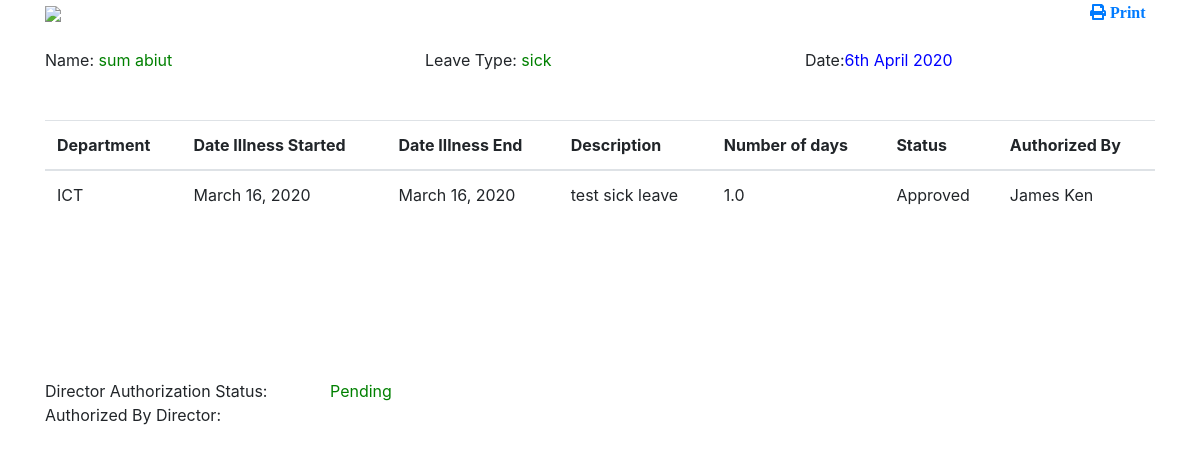
Screenshot of /1/sick_leave (signed in) with the database file from the repository.
### login/models.py (models this page shows, shortened)
class SickLeave(models.Model):
    user = models.ForeignKey(User, default='', on_delete=models.CASCADE)
    sick_leave_balances = models.ManyToManyField(Sick_leave_balance)
    leave = (
        ('sick', 'sick'),
    )
    Leave_type = models.CharField(max_length=100, choices=leave, blank=False, default='sick')
    dp = (
        ('Finance', 'Finance'),
        ('ICT', 'ICT'),
        ('Research', 'Research'),
        ('Marketing', 'Marketing'),
    )
    Todays_Date = models.DateField(null=True, blank=False)
    department = models.CharField(max_length=100, choices=dp, blank=False, )
    Date_illness_began = models.DateField(null=True, blank=False)
    Date_illness_end = models.DateField(null=True, blank=False)
    Total_working_days = models.FloatField(null=True, blank=False)
    Brief_explanation_of_illness = models.TextField(max_length=1000, null=True, blank=False)
    medical_certification = models.FileField(upload_to='medical_sick_sheet/pdf/')
    Aut = (
        ('Pending', 'Pending'),
        ('Approved', 'Approved'),
        ('Rejected', 'Rejected'),
    )
    Manager_Authorization_Status = models.CharField(max_length=100, choices=Aut, default='Pending', blank=False)
    Authorized_by_Manager = models.CharField(max_length=100, default='', blank=False)
    Authorised_Date = models.DateField(null=True, blank=False)
    DirAuth = (
        ('Pending', 'Pending'),
        ('Approved', 'Approved'),
        ('Rejected', 'Rejected'),
    )
    Director_Authorization_Status = models.CharField(max_length=100, choices=DirAuth, default='Pending', blank=False)
    Authorized_by_Director = models.CharField(max_length=100, default='', blank=False)
    Date_Authorized = models.DateField(null=True, blank=False)
    arc = (
        ('', ''),
        ('Archived', 'Archived'),
    )
    Archived = models.CharField(max_length=100, choices=arc, default='', blank=False)

### Hr_office/views.py (the view)
# urls.py: path(r'<int:staff_id>/sick_leave', views.display_sick_leave_by_id, name='display_sick_leave_by_id'),
@login_required(login_url='home')
def display_sick_leave_by_id(request, staff_id):
    display_sick = SickLeave.objects.filter(id=staff_id)
    return render(request, 'display_sick_leave_report.html', {'display_sick': display_sick})

### Hr_office/templates/display_sick_leave_report.html (shortened to what this page needs)
<!DOCTYPE html>
<html lang="en">
<head>
    <link rel="stylesheet" href="https://maxcdn.bootstrapcdn.com/bootstrap/4.0.0/css/bootstrap.min.css">
    <link rel="stylesheet" href="https://use.fontawesome.com/releases/v5.7.0/css/all.css">
</head>
<body>
<div class="container">
    <div class="row">
        <div class=" col-md-11">
            {% load  static %}
            <img src="{% static 'images/vfsc.jpeg' %}" />
        </div>
        <div class="col-md-1"><a href="javascript:window.print()"> <span class="pull-right"><i class="fas fa-print"> Print</i> </span></a></div>
    </div>
</div>
<br>
<div class="container">
    <div class="row" >
        {% for sick in display_sick%}
        <div class="col-md-4">Name: <font color="green">{{sick.user.first_name}} {{sick.user.last_name}}</font></div>
        <div class="col-md-4">Leave Type: <font color="green">{{sick.Leave_type}} </font></div>
         <div class="col-md-3"><span class="pull-right">Date:<font color="blue">{% now "jS F Y" %}</font></span></div>
        {%endfor%}
    </div>
        <br>
       <br>
       {% for sick in display_sick%}
  <table class="table">
  <thead>
    <tr>
      <th scope="col">Department</th>
      <th scope="col">Date Illness Started</th>
      <th scope="col">Date Illness End</th>
        <th scope="col">Description</th>
        <th scope="col"> Number of days</th>
        <th scope="col">Status </th>
        <th scope="col">Authorized By </th>
    </tr>
  </thead>
  <tbody>
    <tr>
      <td>{{sick.department}}</td>
      <td>{{sick.Date_illness_began}}</td>
      <td>{{sick.Date_illness_end}}</td>
        <td>{{sick.Brief_explanation_of_illness}}</td>
        <td>{{sick.Total_working_days}}</td>
        <td>{{sick.Manager_Authorization_Status}}</td>
        <td>{{sick.Authorized_by_Manager}}</td>
    </tr>
  </tbody>
</table>
    {%endfor%}
</div>
<br><br><br><br><br><br>
{%for sick in display_sick%}
<div class="container ">
                      <div class="row">
                      <div class="col-md-3">Director Authorization Status: </div>
                        <div class="col-md-3"><font color="green">{{sick.Director_Authorization_Status}} </font> </div>
                      </div>
            </div>
{%endfor%}
<div class="container ">
                      <div class="row">
                          <div class="col-md-3">Authorized By Director:</div>
                          {%for sick in display_sick%}
                          <div class="col-md-3">{{sick.Authorized_by_Director}}</div>
                            {%endfor%}
                      </div>
            </div>
</body>
</html>

### rows the page displays
SickLeave: user.first_name "sum", user.last_name "abiut", Leave_type "sick", now "6th April 2020", department "ICT", Date_illness_began "March 16, 2020", Date_illness_end "March 16, 2020", Brief_explanation_of_illness "test sick leave", Total_working_days "1.0", Manager_Authorization_Status "Approved", Authorized_by_Manager "James Ken", Director_Authorization_Status "Pending"
